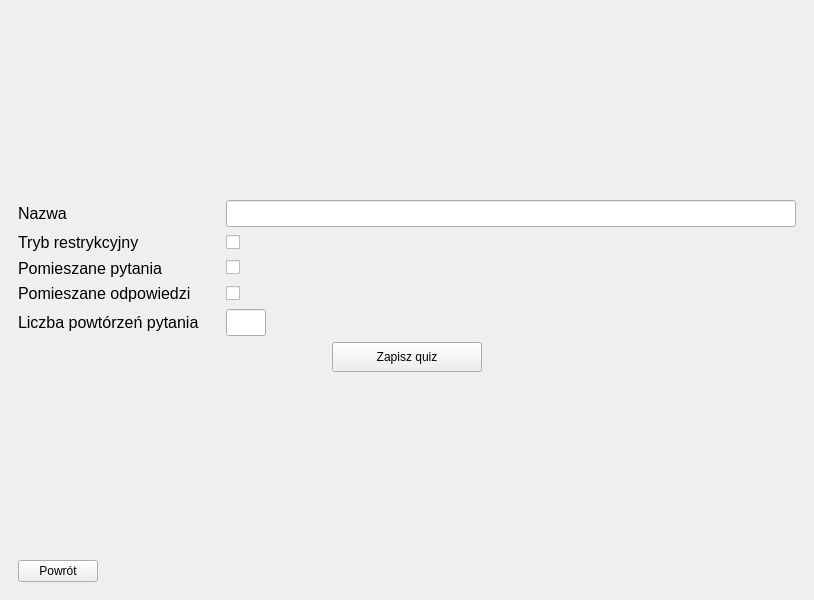
<?xml version="1.0" encoding="UTF-8"?>
<ui version="4.0">
 <class>MainWindow</class>
 <widget class="QMainWindow" name="MainWindow">
  <property name="geometry">
   <rect>
    <x>0</x>
    <y>0</y>
    <width>814</width>
    <height>600</height>
   </rect>
  </property>
  <property name="sizePolicy">
   <sizepolicy hsizetype="Fixed" vsizetype="Fixed">
    <horstretch>0</horstretch>
    <verstretch>0</verstretch>
   </sizepolicy>
  </property>
  <property name="windowTitle">
   <string>Quiz creator</string>
  </property>
  <widget class="QWidget" name="centralwidget">
   <property name="sizePolicy">
    <sizepolicy hsizetype="Preferred" vsizetype="Preferred">
     <horstretch>0</horstretch>
     <verstretch>0</verstretch>
    </sizepolicy>
   </property>
   <layout class="QGridLayout" name="gridLayout">
    <item row="0" column="0">
     <widget class="QStackedWidget" name="stackedWidget">
      <property name="currentIndex">
       <number>1</number>
      </property>
      <widget class="QWidget" name="page">
       <layout class="QVBoxLayout" name="verticalLayout">
        <item>
         <layout class="QHBoxLayout" name="horizontalLayout_3">
          <item>
           <widget class="QLabel" name="label_2">
            <property name="font">
             <font>
              <family>Arial</family>
              <pointsize>12</pointsize>
              <bold>true</bold>
             </font>
            </property>
            <property name="text">
             <string>&lt;html&gt;&lt;head/&gt;&lt;body&gt;&lt;p&gt;Pytanie:&lt;/p&gt;&lt;/body&gt;&lt;/html&gt;</string>
            </property>
            <property name="alignment">
             <set>Qt::AlignRight|Qt::AlignTrailing|Qt::AlignVCenter</set>
            </property>
           </widget>
          </item>
          <item>
           <widget class="QLabel" name="quiz_question_number_label">
            <property name="sizePolicy">
             <sizepolicy hsizetype="Fixed" vsizetype="Fixed">
              <horstretch>0</horstretch>
              <verstretch>0</verstretch>
             </sizepolicy>
            </property>
            <property name="minimumSize">
             <size>
              <width>50</width>
              <height>0</height>
             </size>
            </property>
            <property name="maximumSize">
             <size>
              <width>50</width>
              <height>16777215</height>
             </size>
            </property>
            <property name="font">
             <font>
              <family>Arial</family>
              <pointsize>12</pointsize>
              <bold>true</bold>
             </font>
            </property>
            <property name="text">
             <string/>
            </property>
            <property name="alignment">
             <set>Qt::AlignCenter</set>
            </property>
            <property name="textInteractionFlags">
             <set>Qt::NoTextInteraction</set>
            </property>
           </widget>
          </item>
          <item>
           <spacer name="horizontalSpacer_4">
            <property name="orientation">
             <enum>Qt::Horizontal</enum>
            </property>
            <property name="sizeHint" stdset="0">
             <size>
              <width>40</width>
              <height>20</height>
             </size>
            </property>
           </spacer>
          </item>
         </layout>
        </item>
        <item>
         <widget class="QPlainTextEdit" name="question_text_edit">
          <property name="maximumSize">
           <size>
            <width>16777215</width>
            <height>100</height>
           </size>
          </property>
          <property name="font">
           <font>
            <family>Arial</family>
            <pointsize>14</pointsize>
           </font>
          </property>
          <property name="readOnly">
           <bool>false</bool>
          </property>
          <property name="plainText">
           <string/>
          </property>
          <property name="textInteractionFlags">
           <set>Qt::TextEditorInteraction</set>
          </property>
         </widget>
        </item>
        <item>
         <layout class="QHBoxLayout" name="horizontalLayout_2">
          <item>
           <widget class="QLabel" name="question_type_label">
            <property name="sizePolicy">
             <sizepolicy hsizetype="Preferred" vsizetype="Preferred">
              <horstretch>0</horstretch>
              <verstretch>0</verstretch>
             </sizepolicy>
            </property>
            <property name="font">
             <font>
              <family>Arial</family>
              <pointsize>12</pointsize>
              <italic>false</italic>
              <bold>false</bold>
             </font>
            </property>
            <property name="text">
             <string>Wielokrotnego wyboru</string>
            </property>
            <property name="textInteractionFlags">
             <set>Qt::NoTextInteraction</set>
            </property>
           </widget>
          </item>
          <item>
           <widget class="QCheckBox" name="multiple_answer_question_check_box">
            <property name="text">
             <string/>
            </property>
           </widget>
          </item>
          <item>
           <spacer name="horizontalSpacer_2">
            <property name="orientation">
             <enum>Qt::Horizontal</enum>
            </property>
            <property name="sizeHint" stdset="0">
             <size>
              <width>40</width>
              <height>20</height>
             </size>
            </property>
           </spacer>
          </item>
          <item>
           <widget class="QLabel" name="label">
            <property name="font">
             <font>
              <family>Arial</family>
              <pointsize>12</pointsize>
             </font>
            </property>
            <property name="text">
             <string>Liczba punktów</string>
            </property>
           </widget>
          </item>
          <item>
           <widget class="QLineEdit" name="number_of_points_line_edit">
            <property name="sizePolicy">
             <sizepolicy hsizetype="Fixed" vsizetype="Fixed">
              <horstretch>0</horstretch>
              <verstretch>0</verstretch>
             </sizepolicy>
            </property>
            <property name="minimumSize">
             <size>
              <width>40</width>
              <height>0</height>
             </size>
            </property>
            <property name="maximumSize">
             <size>
              <width>40</width>
              <height>16777215</height>
             </size>
            </property>
            <property name="font">
             <font>
              <family>Arial</family>
              <pointsize>12</pointsize>
             </font>
            </property>
            <property name="text">
             <string>1</string>
            </property>
            <property name="alignment">
             <set>Qt::AlignCenter</set>
            </property>
           </widget>
          </item>
         </layout>
        </item>
        <item>
         <widget class="QScrollArea" name="answer_scroll_area">
          <property name="widgetResizable">
           <bool>true</bool>
          </property>
          <widget class="QWidget" name="scrollAreaWidgetContents">
           <property name="geometry">
            <rect>
             <x>0</x>
             <y>0</y>
             <width>776</width>
             <height>366</height>
            </rect>
           </property>
           <layout class="QHBoxLayout" name="horizontalLayout">
            <item>
             <layout class="QVBoxLayout" name="answer_layout">
              <item>
               <layout class="QVBoxLayout" name="answer_vertical_layout"/>
              </item>
              <item>
               <widget class="QPushButton" name="add_answer_btn">
                <property name="font">
                 <font>
                  <family>Arial</family>
                  <pointsize>12</pointsize>
                  <bold>true</bold>
                 </font>
                </property>
                <property name="text">
                 <string>+</string>
                </property>
               </widget>
              </item>
              <item>
               <spacer name="verticalSpacer">
                <property name="orientation">
                 <enum>Qt::Vertical</enum>
                </property>
                <property name="sizeHint" stdset="0">
                 <size>
                  <width>20</width>
                  <height>40</height>
                 </size>
                </property>
               </spacer>
              </item>
             </layout>
            </item>
           </layout>
          </widget>
         </widget>
        </item>
        <item>
         <layout class="QHBoxLayout" name="question_view_bottom_layout">
          <item alignment="Qt::AlignVCenter">
           <widget class="QPushButton" name="quit_btn">
            <property name="text">
             <string>Wyjdź</string>
            </property>
           </widget>
          </item>
          <item>
           <spacer name="horizontalSpacer">
            <property name="orientation">
             <enum>Qt::Horizontal</enum>
            </property>
            <property name="sizeHint" stdset="0">
             <size>
              <width>40</width>
              <height>20</height>
             </size>
            </property>
           </spacer>
          </item>
          <item alignment="Qt::AlignVCenter">
           <widget class="QPushButton" name="previous_question_btn">
            <property name="enabled">
             <bool>false</bool>
            </property>
            <property name="text">
             <string>Poprzednie pytanie</string>
            </property>
           </widget>
          </item>
          <item alignment="Qt::AlignVCenter">
           <widget class="QPushButton" name="next_question_btn">
            <property name="enabled">
             <bool>false</bool>
            </property>
            <property name="text">
             <string>Następne pytanie</string>
            </property>
           </widget>
          </item>
          <item alignment="Qt::AlignVCenter">
           <widget class="QPushButton" name="edit_question_btn">
            <property name="enabled">
             <bool>false</bool>
            </property>
            <property name="text">
             <string>Edytuj pytanie</string>
            </property>
           </widget>
          </item>
          <item>
           <widget class="QPushButton" name="delete_question_btn">
            <property name="enabled">
             <bool>true</bool>
            </property>
            <property name="text">
             <string>Usuń pytanie</string>
            </property>
           </widget>
          </item>
          <item alignment="Qt::AlignVCenter">
           <widget class="QPushButton" name="save_question_btn">
            <property name="enabled">
             <bool>true</bool>
            </property>
            <property name="text">
             <string>Zapisz pytanie</string>
            </property>
           </widget>
          </item>
          <item alignment="Qt::AlignVCenter">
           <widget class="QPushButton" name="add_question_btn">
            <property name="enabled">
             <bool>false</bool>
            </property>
            <property name="text">
             <string>Nowe pytanie</string>
            </property>
           </widget>
          </item>
          <item alignment="Qt::AlignVCenter">
           <widget class="QPushButton" name="select_quiz_parameters_btn">
            <property name="enabled">
             <bool>true</bool>
            </property>
            <property name="text">
             <string>Zapisz quiz</string>
            </property>
           </widget>
          </item>
         </layout>
        </item>
       </layout>
      </widget>
      <widget class="QWidget" name="quiz_parameters_page">
       <layout class="QVBoxLayout" name="verticalLayout_2">
        <item>
         <spacer name="verticalSpacer_3">
          <property name="orientation">
           <enum>Qt::Vertical</enum>
          </property>
          <property name="sizeHint" stdset="0">
           <size>
            <width>20</width>
            <height>40</height>
           </size>
          </property>
         </spacer>
        </item>
        <item>
         <layout class="QGridLayout" name="gridLayout_2">
          <item row="0" column="0">
           <widget class="QLabel" name="label_3">
            <property name="font">
             <font>
              <family>Arial</family>
              <pointsize>12</pointsize>
             </font>
            </property>
            <property name="text">
             <string>Nazwa</string>
            </property>
            <property name="textInteractionFlags">
             <set>Qt::NoTextInteraction</set>
            </property>
           </widget>
          </item>
          <item row="2" column="0">
           <widget class="QLabel" name="label_5">
            <property name="font">
             <font>
              <family>Arial</family>
              <pointsize>12</pointsize>
             </font>
            </property>
            <property name="text">
             <string>Pomieszane pytania</string>
            </property>
            <property name="textInteractionFlags">
             <set>Qt::NoTextInteraction</set>
            </property>
           </widget>
          </item>
          <item row="1" column="0">
           <widget class="QLabel" name="label_4">
            <property name="font">
             <font>
              <family>Arial</family>
              <pointsize>12</pointsize>
             </font>
            </property>
            <property name="text">
             <string>Tryb restrykcyjny</string>
            </property>
            <property name="textInteractionFlags">
             <set>Qt::NoTextInteraction</set>
            </property>
           </widget>
          </item>
          <item row="3" column="2" alignment="Qt::AlignLeft|Qt::AlignVCenter">
           <widget class="QCheckBox" name="quiz_answers_shuffle_check_box">
            <property name="text">
             <string/>
            </property>
           </widget>
          </item>
          <item row="4" column="2" alignment="Qt::AlignLeft|Qt::AlignTop">
           <widget class="QLineEdit" name="quiz_number_of_question_repetition_line_edit">
            <property name="sizePolicy">
             <sizepolicy hsizetype="Fixed" vsizetype="Fixed">
              <horstretch>0</horstretch>
              <verstretch>0</verstretch>
             </sizepolicy>
            </property>
            <property name="minimumSize">
             <size>
              <width>40</width>
              <height>0</height>
             </size>
            </property>
            <property name="maximumSize">
             <size>
              <width>40</width>
              <height>16777215</height>
             </size>
            </property>
            <property name="font">
             <font>
              <family>Arial</family>
              <pointsize>12</pointsize>
             </font>
            </property>
            <property name="alignment">
             <set>Qt::AlignCenter</set>
            </property>
           </widget>
          </item>
          <item row="1" column="2">
           <widget class="QCheckBox" name="quiz_restrictive_mode_check_box">
            <property name="sizePolicy">
             <sizepolicy hsizetype="Fixed" vsizetype="Fixed">
              <horstretch>0</horstretch>
              <verstretch>0</verstretch>
             </sizepolicy>
            </property>
            <property name="text">
             <string/>
            </property>
           </widget>
          </item>
          <item row="4" column="0">
           <widget class="QLabel" name="label_7">
            <property name="font">
             <font>
              <family>Arial</family>
              <pointsize>12</pointsize>
             </font>
            </property>
            <property name="text">
             <string>Liczba powtórzeń pytania</string>
            </property>
            <property name="textInteractionFlags">
             <set>Qt::NoTextInteraction</set>
            </property>
           </widget>
          </item>
          <item row="0" column="2">
           <widget class="QLineEdit" name="quiz_name_edit">
            <property name="sizePolicy">
             <sizepolicy hsizetype="Fixed" vsizetype="Fixed">
              <horstretch>0</horstretch>
              <verstretch>0</verstretch>
             </sizepolicy>
            </property>
            <property name="minimumSize">
             <size>
              <width>570</width>
              <height>0</height>
             </size>
            </property>
            <property name="maximumSize">
             <size>
              <width>570</width>
              <height>16777215</height>
             </size>
            </property>
            <property name="font">
             <font>
              <family>Arial</family>
              <pointsize>12</pointsize>
             </font>
            </property>
           </widget>
          </item>
          <item row="2" column="2" alignment="Qt::AlignLeft|Qt::AlignVCenter">
           <widget class="QCheckBox" name="quiz_shuffle_check_box">
            <property name="text">
             <string/>
            </property>
           </widget>
          </item>
          <item row="3" column="0">
           <widget class="QLabel" name="label_6">
            <property name="font">
             <font>
              <family>Arial</family>
              <pointsize>12</pointsize>
             </font>
            </property>
            <property name="text">
             <string>Pomieszane odpowiedzi</string>
            </property>
            <property name="textInteractionFlags">
             <set>Qt::NoTextInteraction</set>
            </property>
           </widget>
          </item>
          <item row="2" column="1">
           <spacer name="horizontalSpacer_7">
            <property name="orientation">
             <enum>Qt::Horizontal</enum>
            </property>
            <property name="sizeHint" stdset="0">
             <size>
              <width>40</width>
              <height>20</height>
             </size>
            </property>
           </spacer>
          </item>
         </layout>
        </item>
        <item>
         <layout class="QGridLayout" name="gridLayout_4">
          <item row="0" column="0">
           <spacer name="horizontalSpacer_5">
            <property name="orientation">
             <enum>Qt::Horizontal</enum>
            </property>
            <property name="sizeHint" stdset="0">
             <size>
              <width>40</width>
              <height>20</height>
             </size>
            </property>
           </spacer>
          </item>
          <item row="0" column="1">
           <widget class="QPushButton" name="save_quiz_btn">
            <property name="sizePolicy">
             <sizepolicy hsizetype="Fixed" vsizetype="Fixed">
              <horstretch>0</horstretch>
              <verstretch>0</verstretch>
             </sizepolicy>
            </property>
            <property name="minimumSize">
             <size>
              <width>150</width>
              <height>30</height>
             </size>
            </property>
            <property name="maximumSize">
             <size>
              <width>150</width>
              <height>30</height>
             </size>
            </property>
            <property name="text">
             <string>Zapisz quiz</string>
            </property>
           </widget>
          </item>
          <item row="0" column="2">
           <spacer name="horizontalSpacer_6">
            <property name="orientation">
             <enum>Qt::Horizontal</enum>
            </property>
            <property name="sizeHint" stdset="0">
             <size>
              <width>40</width>
              <height>20</height>
             </size>
            </property>
           </spacer>
          </item>
         </layout>
        </item>
        <item>
         <spacer name="verticalSpacer_2">
          <property name="orientation">
           <enum>Qt::Vertical</enum>
          </property>
          <property name="sizeHint" stdset="0">
           <size>
            <width>20</width>
            <height>40</height>
           </size>
          </property>
         </spacer>
        </item>
        <item>
         <layout class="QGridLayout" name="gridLayout_3">
          <item row="0" column="0">
           <widget class="QPushButton" name="back_to_creator_btn">
            <property name="text">
             <string>Powrót</string>
            </property>
           </widget>
          </item>
          <item row="0" column="1">
           <spacer name="horizontalSpacer_3">
            <property name="orientation">
             <enum>Qt::Horizontal</enum>
            </property>
            <property name="sizeHint" stdset="0">
             <size>
              <width>40</width>
              <height>20</height>
             </size>
            </property>
           </spacer>
          </item>
         </layout>
        </item>
       </layout>
      </widget>
     </widget>
    </item>
   </layout>
  </widget>
 </widget>
 <resources/>
 <connections/>
</ui>
